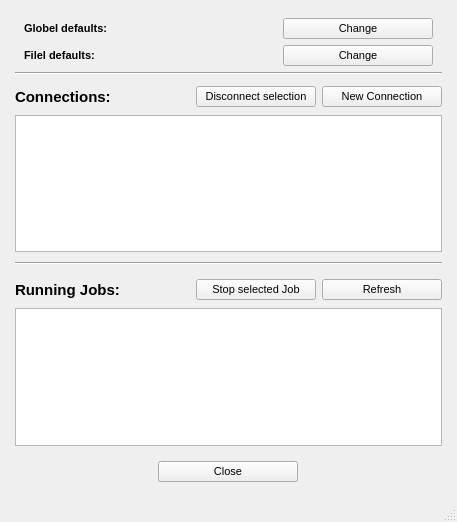
<?xml version="1.0" encoding="UTF-8"?>
<ui version="4.0">
 <class>Config_Window</class>
 <widget class="QMainWindow" name="Config_Window">
  <property name="geometry">
   <rect>
    <x>0</x>
    <y>0</y>
    <width>457</width>
    <height>522</height>
   </rect>
  </property>
  <property name="maximumSize">
   <size>
    <width>1500</width>
    <height>16777215</height>
   </size>
  </property>
  <property name="font">
   <font>
    <pointsize>8</pointsize>
    <weight>50</weight>
    <bold>false</bold>
   </font>
  </property>
  <property name="windowTitle">
   <string>MainWindow</string>
  </property>
  <widget class="QWidget" name="main_widget">
   <layout class="QVBoxLayout" name="main_verticalLayout">
    <property name="leftMargin">
     <number>15</number>
    </property>
    <property name="rightMargin">
     <number>15</number>
    </property>
    <item>
     <widget class="QWidget" name="global_defaults_widget" native="true">
      <layout class="QHBoxLayout" name="horizontalLayout">
       <property name="topMargin">
        <number>9</number>
       </property>
       <property name="bottomMargin">
        <number>0</number>
       </property>
       <item>
        <widget class="QLabel" name="global_defaults_label">
         <property name="font">
          <font>
           <pointsize>8</pointsize>
           <weight>75</weight>
           <bold>true</bold>
          </font>
         </property>
         <property name="text">
          <string>Globel defaults:</string>
         </property>
        </widget>
       </item>
       <item>
        <widget class="QPushButton" name="global_defaults_pushButton">
         <property name="sizePolicy">
          <sizepolicy hsizetype="Fixed" vsizetype="Fixed">
           <horstretch>0</horstretch>
           <verstretch>0</verstretch>
          </sizepolicy>
         </property>
         <property name="minimumSize">
          <size>
           <width>150</width>
           <height>0</height>
          </size>
         </property>
         <property name="text">
          <string>Change</string>
         </property>
        </widget>
       </item>
      </layout>
     </widget>
    </item>
    <item>
     <widget class="QWidget" name="file_defaults_widget" native="true">
      <layout class="QHBoxLayout" name="horizontalLayout_2">
       <property name="topMargin">
        <number>0</number>
       </property>
       <property name="bottomMargin">
        <number>0</number>
       </property>
       <item>
        <widget class="QLabel" name="file_defaults_label">
         <property name="font">
          <font>
           <pointsize>8</pointsize>
           <weight>75</weight>
           <bold>true</bold>
          </font>
         </property>
         <property name="text">
          <string>Filel defaults:</string>
         </property>
        </widget>
       </item>
       <item>
        <widget class="QPushButton" name="file_defaults_pushButton">
         <property name="sizePolicy">
          <sizepolicy hsizetype="Fixed" vsizetype="Fixed">
           <horstretch>0</horstretch>
           <verstretch>0</verstretch>
          </sizepolicy>
         </property>
         <property name="minimumSize">
          <size>
           <width>150</width>
           <height>0</height>
          </size>
         </property>
         <property name="text">
          <string>Change</string>
         </property>
        </widget>
       </item>
      </layout>
     </widget>
    </item>
    <item>
     <widget class="Line" name="title_line">
      <property name="orientation">
       <enum>Qt::Horizontal</enum>
      </property>
     </widget>
    </item>
    <item>
     <widget class="QWidget" name="widget" native="true">
      <layout class="QHBoxLayout" name="horizontalLayout_3">
       <property name="leftMargin">
        <number>0</number>
       </property>
       <property name="topMargin">
        <number>5</number>
       </property>
       <property name="rightMargin">
        <number>0</number>
       </property>
       <property name="bottomMargin">
        <number>2</number>
       </property>
       <item>
        <widget class="QLabel" name="connection_label">
         <property name="font">
          <font>
           <pointsize>11</pointsize>
           <weight>75</weight>
           <bold>true</bold>
          </font>
         </property>
         <property name="text">
          <string>Connections:</string>
         </property>
        </widget>
       </item>
       <item>
        <widget class="QPushButton" name="disconnect_pushButton">
         <property name="sizePolicy">
          <sizepolicy hsizetype="Fixed" vsizetype="Fixed">
           <horstretch>0</horstretch>
           <verstretch>0</verstretch>
          </sizepolicy>
         </property>
         <property name="minimumSize">
          <size>
           <width>120</width>
           <height>0</height>
          </size>
         </property>
         <property name="text">
          <string>Disconnect selection</string>
         </property>
        </widget>
       </item>
       <item>
        <widget class="QPushButton" name="connect_pushButton">
         <property name="sizePolicy">
          <sizepolicy hsizetype="Fixed" vsizetype="Fixed">
           <horstretch>0</horstretch>
           <verstretch>0</verstretch>
          </sizepolicy>
         </property>
         <property name="minimumSize">
          <size>
           <width>120</width>
           <height>0</height>
          </size>
         </property>
         <property name="text">
          <string>New Connection</string>
         </property>
        </widget>
       </item>
      </layout>
     </widget>
    </item>
    <item>
     <widget class="QTableWidget" name="connection_tableWidget">
      <property name="maximumSize">
       <size>
        <width>16777215</width>
        <height>200</height>
       </size>
      </property>
      <property name="editTriggers">
       <set>QAbstractItemView::DoubleClicked|QAbstractItemView::EditKeyPressed</set>
      </property>
      <property name="alternatingRowColors">
       <bool>true</bool>
      </property>
      <property name="selectionMode">
       <enum>QAbstractItemView::SingleSelection</enum>
      </property>
      <property name="columnCount">
       <number>1</number>
      </property>
      <attribute name="horizontalHeaderVisible">
       <bool>false</bool>
      </attribute>
      <attribute name="horizontalHeaderStretchLastSection">
       <bool>true</bool>
      </attribute>
      <column/>
     </widget>
    </item>
    <item>
     <widget class="Line" name="line">
      <property name="minimumSize">
       <size>
        <width>0</width>
        <height>10</height>
       </size>
      </property>
      <property name="orientation">
       <enum>Qt::Horizontal</enum>
      </property>
     </widget>
    </item>
    <item>
     <widget class="QWidget" name="job_widget" native="true">
      <layout class="QHBoxLayout" name="title_horizontalLayout">
       <property name="leftMargin">
        <number>0</number>
       </property>
       <property name="topMargin">
        <number>5</number>
       </property>
       <property name="rightMargin">
        <number>0</number>
       </property>
       <property name="bottomMargin">
        <number>2</number>
       </property>
       <item>
        <widget class="QLabel" name="job_label">
         <property name="minimumSize">
          <size>
           <width>0</width>
           <height>20</height>
          </size>
         </property>
         <property name="font">
          <font>
           <pointsize>11</pointsize>
           <weight>75</weight>
           <bold>true</bold>
          </font>
         </property>
         <property name="text">
          <string>Running Jobs:</string>
         </property>
         <property name="indent">
          <number>-1</number>
         </property>
        </widget>
       </item>
       <item>
        <widget class="QPushButton" name="stop_pushButton">
         <property name="sizePolicy">
          <sizepolicy hsizetype="Fixed" vsizetype="Minimum">
           <horstretch>0</horstretch>
           <verstretch>0</verstretch>
          </sizepolicy>
         </property>
         <property name="minimumSize">
          <size>
           <width>120</width>
           <height>0</height>
          </size>
         </property>
         <property name="text">
          <string>Stop selected Job</string>
         </property>
        </widget>
       </item>
       <item>
        <widget class="QPushButton" name="refresh_pushButton">
         <property name="sizePolicy">
          <sizepolicy hsizetype="Fixed" vsizetype="Fixed">
           <horstretch>0</horstretch>
           <verstretch>0</verstretch>
          </sizepolicy>
         </property>
         <property name="minimumSize">
          <size>
           <width>120</width>
           <height>0</height>
          </size>
         </property>
         <property name="text">
          <string>Refresh</string>
         </property>
        </widget>
       </item>
      </layout>
     </widget>
    </item>
    <item>
     <widget class="QTableWidget" name="jobs_tableWidget">
      <property name="editTriggers">
       <set>QAbstractItemView::DoubleClicked|QAbstractItemView::EditKeyPressed</set>
      </property>
      <property name="dragEnabled">
       <bool>false</bool>
      </property>
      <property name="dragDropMode">
       <enum>QAbstractItemView::NoDragDrop</enum>
      </property>
      <property name="defaultDropAction">
       <enum>Qt::IgnoreAction</enum>
      </property>
      <property name="alternatingRowColors">
       <bool>true</bool>
      </property>
      <property name="selectionMode">
       <enum>QAbstractItemView::SingleSelection</enum>
      </property>
      <property name="rowCount">
       <number>0</number>
      </property>
      <property name="columnCount">
       <number>1</number>
      </property>
      <attribute name="horizontalHeaderVisible">
       <bool>false</bool>
      </attribute>
      <attribute name="horizontalHeaderDefaultSectionSize">
       <number>250</number>
      </attribute>
      <attribute name="horizontalHeaderStretchLastSection">
       <bool>true</bool>
      </attribute>
      <attribute name="verticalHeaderCascadingSectionResizes">
       <bool>false</bool>
      </attribute>
      <attribute name="verticalHeaderShowSortIndicator" stdset="0">
       <bool>false</bool>
      </attribute>
      <attribute name="verticalHeaderStretchLastSection">
       <bool>false</bool>
      </attribute>
      <column/>
     </widget>
    </item>
    <item>
     <widget class="QWidget" name="button_widget" native="true">
      <layout class="QGridLayout" name="button_gridLayout">
       <property name="verticalSpacing">
        <number>20</number>
       </property>
       <item row="1" column="0">
        <widget class="QPushButton" name="cancel_pushButton">
         <property name="maximumSize">
          <size>
           <width>140</width>
           <height>16777215</height>
          </size>
         </property>
         <property name="text">
          <string>Close</string>
         </property>
        </widget>
       </item>
      </layout>
     </widget>
    </item>
   </layout>
  </widget>
  <widget class="QStatusBar" name="statusbar"/>
 </widget>
 <tabstops>
  <tabstop>cancel_pushButton</tabstop>
 </tabstops>
 <resources/>
 <connections>
  <connection>
   <sender>cancel_pushButton</sender>
   <signal>clicked()</signal>
   <receiver>Config_Window</receiver>
   <slot>close()</slot>
   <hints>
    <hint type="sourcelabel">
     <x>91</x>
     <y>366</y>
    </hint>
    <hint type="destinationlabel">
     <x>232</x>
     <y>206</y>
    </hint>
   </hints>
  </connection>
 </connections>
</ui>
